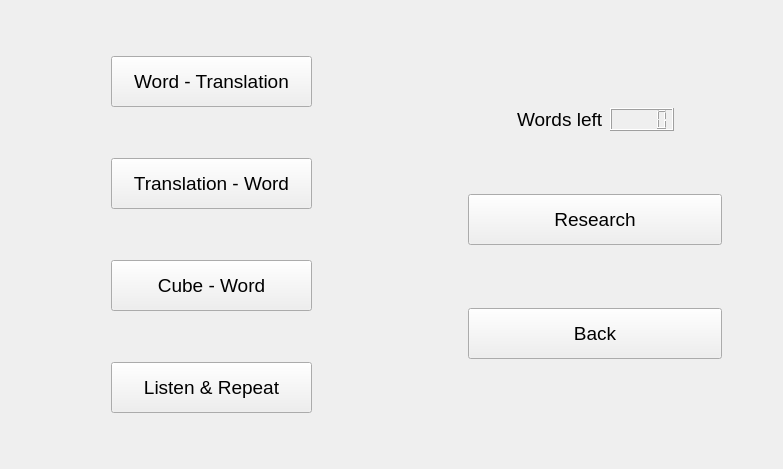
<?xml version="1.0" encoding="UTF-8"?>
<ui version="4.0">
 <class>study</class>
 <widget class="QWidget" name="study">
  <property name="geometry">
   <rect>
    <x>0</x>
    <y>0</y>
    <width>783</width>
    <height>469</height>
   </rect>
  </property>
  <property name="windowTitle">
   <string>Form</string>
  </property>
  <layout class="QHBoxLayout" name="horizontalLayout_2">
   <item>
    <spacer name="horizontalSpacer_3">
     <property name="orientation">
      <enum>Qt::Horizontal</enum>
     </property>
     <property name="sizeType">
      <enum>QSizePolicy::Expanding</enum>
     </property>
     <property name="sizeHint" stdset="0">
      <size>
       <width>80</width>
       <height>20</height>
      </size>
     </property>
    </spacer>
   </item>
   <item>
    <layout class="QVBoxLayout" name="verticalLayout_2">
     <item>
      <widget class="QPushButton" name="pushButton">
       <property name="sizePolicy">
        <sizepolicy hsizetype="Fixed" vsizetype="Fixed">
         <horstretch>0</horstretch>
         <verstretch>0</verstretch>
        </sizepolicy>
       </property>
       <property name="minimumSize">
        <size>
         <width>201</width>
         <height>51</height>
        </size>
       </property>
       <property name="font">
        <font>
         <family>Ubuntu</family>
         <pointsize>14</pointsize>
        </font>
       </property>
       <property name="text">
        <string>Word - Translation</string>
       </property>
      </widget>
     </item>
     <item>
      <widget class="QPushButton" name="pushButton_2">
       <property name="sizePolicy">
        <sizepolicy hsizetype="Fixed" vsizetype="Fixed">
         <horstretch>0</horstretch>
         <verstretch>0</verstretch>
        </sizepolicy>
       </property>
       <property name="minimumSize">
        <size>
         <width>201</width>
         <height>51</height>
        </size>
       </property>
       <property name="font">
        <font>
         <family>Ubuntu</family>
         <pointsize>14</pointsize>
        </font>
       </property>
       <property name="text">
        <string>Translation - Word</string>
       </property>
      </widget>
     </item>
     <item>
      <widget class="QPushButton" name="pushButton_3">
       <property name="sizePolicy">
        <sizepolicy hsizetype="Fixed" vsizetype="Fixed">
         <horstretch>0</horstretch>
         <verstretch>0</verstretch>
        </sizepolicy>
       </property>
       <property name="minimumSize">
        <size>
         <width>201</width>
         <height>51</height>
        </size>
       </property>
       <property name="font">
        <font>
         <family>Ubuntu</family>
         <pointsize>14</pointsize>
        </font>
       </property>
       <property name="text">
        <string>Cube - Word</string>
       </property>
      </widget>
     </item>
     <item>
      <widget class="QPushButton" name="pushButton_4">
       <property name="sizePolicy">
        <sizepolicy hsizetype="Fixed" vsizetype="Fixed">
         <horstretch>0</horstretch>
         <verstretch>0</verstretch>
        </sizepolicy>
       </property>
       <property name="minimumSize">
        <size>
         <width>201</width>
         <height>51</height>
        </size>
       </property>
       <property name="font">
        <font>
         <family>Ubuntu</family>
         <pointsize>14</pointsize>
        </font>
       </property>
       <property name="text">
        <string>Listen &amp;&amp; Repeat</string>
       </property>
      </widget>
     </item>
    </layout>
   </item>
   <item>
    <spacer name="horizontalSpacer_4">
     <property name="orientation">
      <enum>Qt::Horizontal</enum>
     </property>
     <property name="sizeType">
      <enum>QSizePolicy::Expanding</enum>
     </property>
     <property name="sizeHint" stdset="0">
      <size>
       <width>80</width>
       <height>20</height>
      </size>
     </property>
    </spacer>
   </item>
   <item>
    <layout class="QVBoxLayout" name="verticalLayout">
     <property name="leftMargin">
      <number>50</number>
     </property>
     <property name="rightMargin">
      <number>50</number>
     </property>
     <item>
      <spacer name="verticalSpacer_2">
       <property name="orientation">
        <enum>Qt::Vertical</enum>
       </property>
       <property name="sizeType">
        <enum>QSizePolicy::Minimum</enum>
       </property>
       <property name="sizeHint" stdset="0">
        <size>
         <width>20</width>
         <height>40</height>
        </size>
       </property>
      </spacer>
     </item>
     <item>
      <layout class="QHBoxLayout" name="horizontalLayout">
       <item>
        <spacer name="horizontalSpacer">
         <property name="orientation">
          <enum>Qt::Horizontal</enum>
         </property>
         <property name="sizeHint" stdset="0">
          <size>
           <width>40</width>
           <height>20</height>
          </size>
         </property>
        </spacer>
       </item>
       <item>
        <widget class="QLabel" name="label">
         <property name="font">
          <font>
           <family>Ubuntu</family>
           <pointsize>14</pointsize>
          </font>
         </property>
         <property name="text">
          <string>Words left</string>
         </property>
        </widget>
       </item>
       <item>
        <widget class="QLCDNumber" name="lcdNumber">
         <property name="sizePolicy">
          <sizepolicy hsizetype="Fixed" vsizetype="Fixed">
           <horstretch>0</horstretch>
           <verstretch>0</verstretch>
          </sizepolicy>
         </property>
         <property name="segmentStyle">
          <enum>QLCDNumber::Filled</enum>
         </property>
        </widget>
       </item>
       <item>
        <spacer name="horizontalSpacer_2">
         <property name="orientation">
          <enum>Qt::Horizontal</enum>
         </property>
         <property name="sizeHint" stdset="0">
          <size>
           <width>40</width>
           <height>20</height>
          </size>
         </property>
        </spacer>
       </item>
      </layout>
     </item>
     <item>
      <widget class="QPushButton" name="pushButton_5">
       <property name="sizePolicy">
        <sizepolicy hsizetype="Fixed" vsizetype="Fixed">
         <horstretch>0</horstretch>
         <verstretch>0</verstretch>
        </sizepolicy>
       </property>
       <property name="minimumSize">
        <size>
         <width>254</width>
         <height>51</height>
        </size>
       </property>
       <property name="font">
        <font>
         <family>Ubuntu</family>
         <pointsize>14</pointsize>
        </font>
       </property>
       <property name="text">
        <string>Research</string>
       </property>
      </widget>
     </item>
     <item>
      <widget class="QPushButton" name="pushButton_6">
       <property name="sizePolicy">
        <sizepolicy hsizetype="Fixed" vsizetype="Fixed">
         <horstretch>0</horstretch>
         <verstretch>0</verstretch>
        </sizepolicy>
       </property>
       <property name="minimumSize">
        <size>
         <width>254</width>
         <height>51</height>
        </size>
       </property>
       <property name="font">
        <font>
         <family>Ubuntu</family>
         <pointsize>14</pointsize>
        </font>
       </property>
       <property name="text">
        <string>Back</string>
       </property>
      </widget>
     </item>
     <item>
      <spacer name="verticalSpacer">
       <property name="orientation">
        <enum>Qt::Vertical</enum>
       </property>
       <property name="sizeType">
        <enum>QSizePolicy::Minimum</enum>
       </property>
       <property name="sizeHint" stdset="0">
        <size>
         <width>20</width>
         <height>40</height>
        </size>
       </property>
      </spacer>
     </item>
    </layout>
   </item>
  </layout>
 </widget>
 <resources/>
 <connections/>
</ui>
